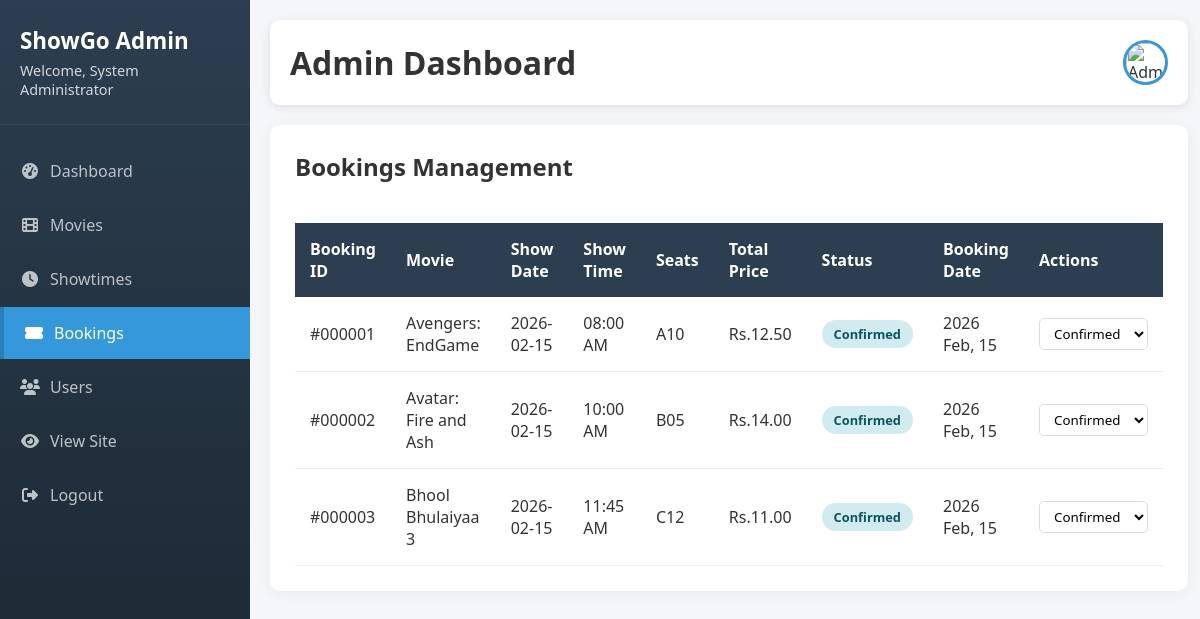
The app's page /admin_dashboard.php?tab=bookings (signed in) with its own data.
### tables this page shows
CREATE TABLE bookings (
    id INT(11) PRIMARY KEY AUTO_INCREMENT,
    user_id INT(11) NOT NULL,
    movie_id INT(11) NOT NULL,
    show_id INT(11) NOT NULL,
    showtime_id INT(11) NOT NULL,
    seat_number VARCHAR(10) NOT NULL,
    price DECIMAL(8,2) NOT NULL,
    ticket_id VARCHAR(60) UNIQUE NOT NULL,
    booked_at TIMESTAMP DEFAULT CURRENT_TIMESTAMP,
    status ENUM('confirmed', 'cancelled', 'pending') DEFAULT 'confirmed',
    FOREIGN KEY (user_id) REFERENCES users(id) ON DELETE CASCADE,
    FOREIGN KEY (movie_id) REFERENCES movies(id) ON DELETE CASCADE,
    FOREIGN KEY (show_id) REFERENCES shows(id) ON DELETE CASCADE,
    FOREIGN KEY (showtime_id) REFERENCES shows(id) ON DELETE CASCADE,
    INDEX idx_user_id (user_id),
    INDEX idx_show_id (show_id),
    INDEX idx_ticket_id (ticket_id)
);

CREATE TABLE movies (
    id INT(11) PRIMARY KEY AUTO_INCREMENT,
    title VARCHAR(255) NOT NULL,
    duration_minutes INT(11) NOT NULL,
    description TEXT,
    poster_url VARCHAR(500),
    release_date DATE,
    status ENUM('coming_soon', 'now_showing', 'ended') DEFAULT 'coming_soon',
    created_at TIMESTAMP DEFAULT CURRENT_TIMESTAMP,
    updated_at TIMESTAMP DEFAULT CURRENT_TIMESTAMP ON UPDATE CURRENT_TIMESTAMP
);

CREATE TABLE shows (
    id INT(11) PRIMARY KEY AUTO_INCREMENT,
    movie_id INT(11) NOT NULL,
    show_date DATE NOT NULL,
    show_time TIME NOT NULL,
    hall VARCHAR(50) NOT NULL,
    price_per_seat DECIMAL(8,2) NOT NULL,
    available_seats INT(11) NOT NULL,
    created_at TIMESTAMP DEFAULT CURRENT_TIMESTAMP,
    FOREIGN KEY (movie_id) REFERENCES movies(id) ON DELETE CASCADE,
    INDEX idx_movie_id (movie_id),
    INDEX idx_show_date (show_date)
);

### admin-sections/bookings.php (the view, shortened to what this page needs)
<?php
$bookings = $conn->query("SELECT b.*, m.title as movie_title,
                          s.show_date, s.show_time
                          FROM bookings b
                          JOIN shows s ON b.showtime_id = s.id
                          JOIN movies m ON s.movie_id = m.id
                          ORDER BY b.booked_at DESC");
?>
<div class="section-header">
    <h2>Bookings Management</h2>
</div>
<div class="table-container">
    <table class="data-table">
        <thead>
            <tr>
                <th>Booking ID</th>
                <th>Movie</th>
                <th>Show Date</th>
                <th>Show Time</th>
                <th>Seats</th>
                <th>Total Price</th>
                <th>Status</th>
                <th>Booking Date</th>
                <th>Actions</th>
            </tr>
        </thead>
        <tbody>
            <?php while($booking = $bookings->fetch_assoc()): ?>
            <tr>
                <td>#<?php echo str_pad($booking['id'], 6, '0', STR_PAD_LEFT); ?></td>
                <td><?php echo htmlspecialchars($booking['movie_title']); ?></td>
                <td><?php echo $booking['show_date']; ?></td>
                <td><?php echo date('h:i A', strtotime($booking['show_time'])); ?></td>
                <td><?php echo $booking['seat_number']; ?></td>
                <td>Rs.<?php echo number_format($booking['price'], 2); ?></td>
                <td>
                    <span class="status-badge status-<?php echo $booking['status']; ?>">
                        <?php echo ucfirst($booking['status']); ?>
                    </span>
                </td>
                <td><?php echo date('Y M, d', strtotime($booking['booked_at'])); ?></td>
                <td>
                    <select class="status-select" data-booking-id="<?php echo $booking['id']; ?>">
                        <option value="confirmed" <?php echo $booking['status'] == 'confirmed' ? 'selected' : ''; ?>>Confirmed</option>
                    </select>
                </td>
            </tr>
            <?php endwhile; ?>
        </tbody>
    </table>
</div>

### css/admin-style.css (style rules this page uses)
* { margin: 0; padding: 0; box-sizing: border-box; font-family: 'Segoe UI', Tahoma, Geneva, Verdana, sans-serif; }
body { background-color: #f5f6fa; color: #333; }
.table-container { overflow-x: auto; margin-top: 20px; }
.data-table { width: 100%; border-collapse: collapse; margin-top: 10px; }
.data-table th { background-color: #2c3e50; color: white; padding: 15px; text-align: left; font-weight: 600; }
.data-table td { padding: 15px; border-bottom: 1px solid #eee; }
.status-badge { padding: 5px 12px; border-radius: 20px; font-size: 0.8rem; font-weight: 600; display: inline-block; }
.status-confirmed { background-color: #d1ecf1; color: #0c5460; }
.section-header { display: flex; justify-content: space-between; align-items: center; margin-bottom: 30px; flex-wrap: wrap; gap: 20px; }
.status-select { padding: 5px 10px; border-radius: 5px; border: 1px solid #ddd; background: white; cursor: pointer; }

### records on screen
bookings: id "000001", movie.title "Avengers: EndGame", show.show_date "2026-02-15", show.show_time "08:00 AM", seat_number "A10", price "12.50", status "Confirmed", booked_at "2026 Feb, 15", status+id "Confirmed"
bookings: id "000002", movie.title "Avatar: Fire and Ash", show.show_date "2026-02-15", show.show_time "10:00 AM", seat_number "B05", price "14.00", status "Confirmed", booked_at "2026 Feb, 15", status+id "Confirmed"
bookings: id "000003", movie.title "Bhool Bhulaiyaa 3", show.show_date "2026-02-15", show.show_time "11:45 AM", seat_number "C12", price "11.00", status "Confirmed", booked_at "2026 Feb, 15", status+id "Confirmed"

### other values on screen
$_SESSION['admin_name'] "System Administrator"
